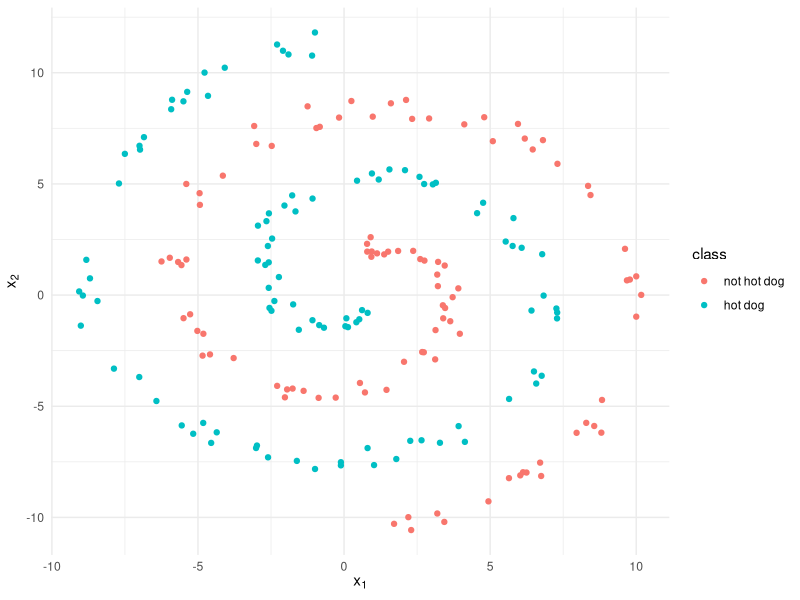
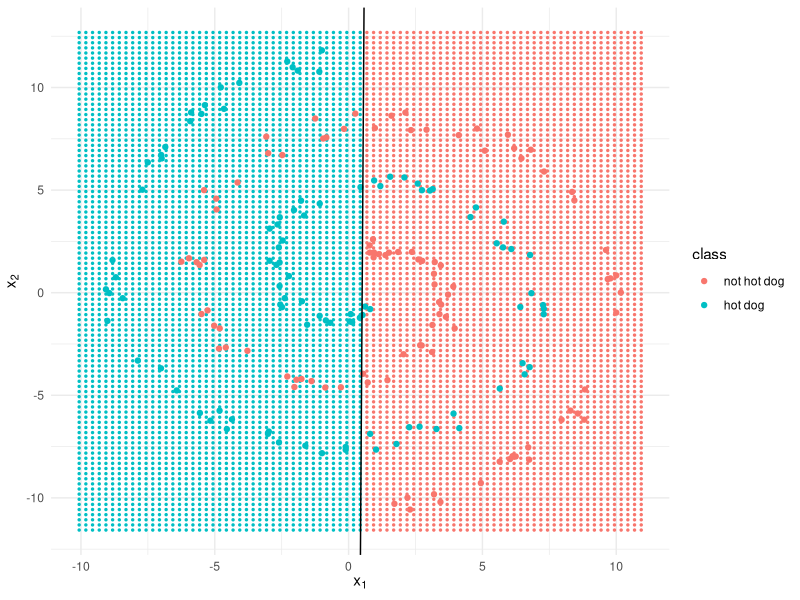
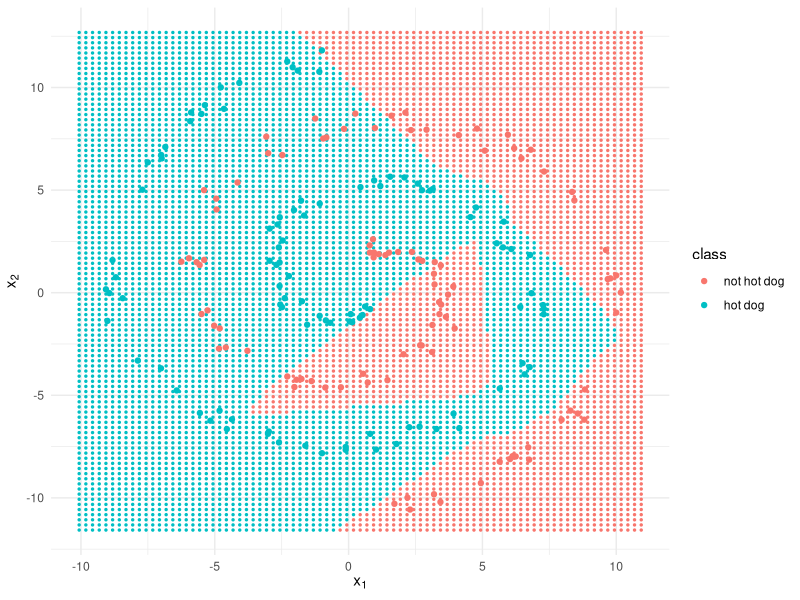
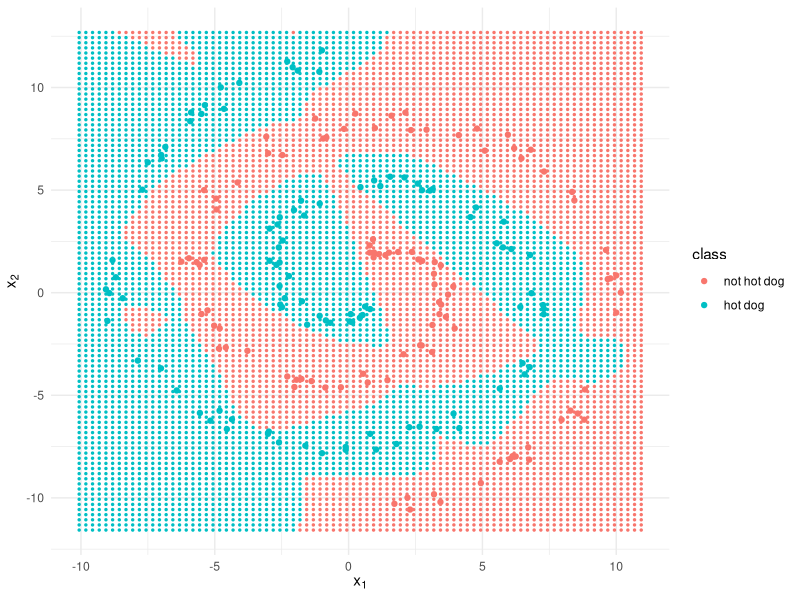
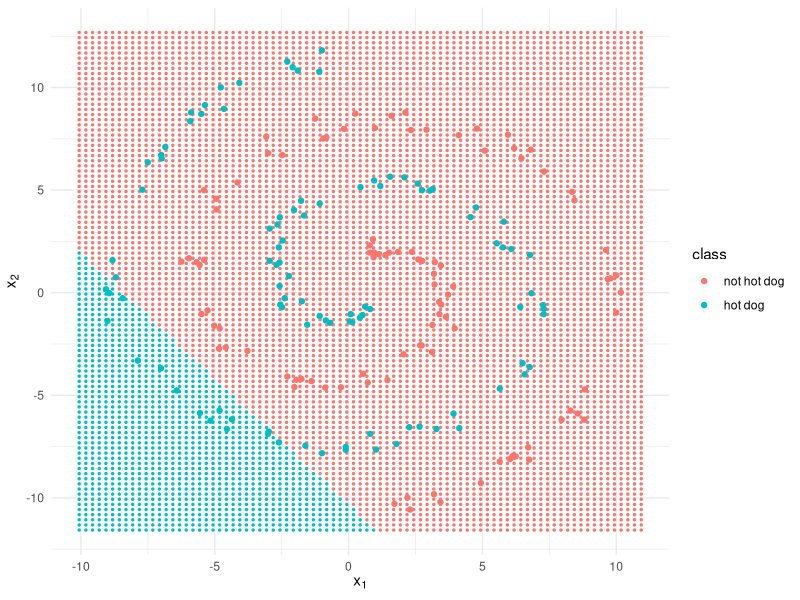

These charts were generated, in order, by the following R code:
## ---- chunk 1
knitr::opts_chunk$set(echo = TRUE)
library(ggplot2)
theme_set(theme_minimal())
## ---- chunk 2
two_spirals <- function(N = 200,
                        radians = 3*pi,
                        theta0 = pi/2,
                        labels = 0:1) {
  N1 <- floor(N / 2)
  N2 <- N - N1
  
  theta <- theta0 + runif(N1) * radians
  spiral1 <- cbind(-theta * cos(theta) + runif(N1),
                   theta * sin(theta) + runif(N1))
  spiral2 <- cbind(theta * cos(theta) + runif(N2),
                   -theta * sin(theta) + runif(N2))
  
  points <- rbind(spiral1, spiral2)
  classes <- c(rep(0, N1), rep(1, N2))
  
  data.frame(x1 = points[, 1],
             x2 = points[, 2],
             class = factor(classes, labels = labels))
}
set.seed(42)
hotdogs <- two_spirals(labels = c('not hot dog', 'hot dog'))
## ---- chunk 3
knitr::kable(hotdogs[sample(nrow(hotdogs), 5), ], 
             row.names = FALSE, digits = 2)
## ---- chunk 4
ggplot(hotdogs) +
  aes(x1, x2, colour = class) +
  geom_point() +
  labs(x = expression(x[1]),
       y = expression(x[2]))
## ---- chunk 5
logreg <- 
  glm(class ~ x1 + x2, family = binomial, data = hotdogs)

correct <-
  sum((fitted(logreg) > .5) + 1 == as.integer(hotdogs$class))
## ---- chunk 6
beta <- coef(logreg)

grid <- 
  expand.grid(x1 = seq(min(hotdogs$x1) - 1,
                       max(hotdogs$x1) + 1,
                       by = .25),
              x2 = seq(min(hotdogs$x2) - 1,
                       max(hotdogs$x2) + 1,
                       by = .25))

grid$class <-
  factor((predict(logreg, newdata = grid) > 0) * 1,
         labels = c('not hot dog', 'hot dog'))

ggplot(hotdogs) + 
  aes(x1, x2, colour = class) +
  geom_point(data = grid, size = .5) +
  geom_point() +
  labs(x = expression(x[1]), y = expression(x[2])) +
  geom_abline(intercept = -beta[1]/beta[3],
              slope = -beta[2]/beta[3])
## ---- chunk 7
relu <- function(a) { pmax(0, a) }
## ---- chunk 8
sigmoid <- function(x) {1 / (1 + exp(-x))}
## ---- chunk 9
feedforward <- 
  function(x, w1, w2) {
    z1 <- cbind(1, x) %*% w1
    h <- sigmoid(z1)
    z2 <- cbind(1, h) %*% w2
    list(output = relu(z2), h = h)
  }
## ---- chunk 10
backpropagate <- 
  function(x, y, y_hat, w1, w2, h, learn_rate) {
    dw2 <- t(cbind(1, h)) %*% (y_hat - y)
    dh  <- (y_hat - y) %*% t(w2[-1, , drop = FALSE])
    dw1 <- t(cbind(1, x)) %*% (h * (1 - h) * dh)
    
    w1 <- w1 - learn_rate * dw1
    w2 <- w2 - learn_rate * dw2
    
    list(w1 = w1, w2 = w2)
  }
## ---- chunk 11
train <- function(x, y, hidden = 5, learn_rate = 1e-2, iterations = 1e4) {
  d <- ncol(x) + 1
  w1 <- matrix(rnorm(d * hidden), d, hidden)
  w2 <- as.matrix(rnorm(hidden + 1))
  for (i in 1:iterations) {
    ff <- feedforward(x, w1, w2)
    bp <- backpropagate(x, y,
                        y_hat = ff$output,
                        w1, w2,
                        h = ff$h,
                        learn_rate = learn_rate)
    w1 <- bp$w1; w2 <- bp$w2
  }
  list(output = ff$output, w1 = w1, w2 = w2)
}
## ---- chunk 12
x <- data.matrix(hotdogs[, c('x1', 'x2')])
y <- hotdogs$class == 'hot dog'
nnet5 <- train(x, 
               y, 
               hidden = 5,
               iterations = 1e5)
## ---- chunk 13
mean((nnet5$output > .5) == y)
## ---- chunk 14
ff_grid <- feedforward(x = data.matrix(grid[, c('x1', 'x2')]),
                       w1 = nnet5$w1,
                       w2 = nnet5$w2)
grid$class <- factor((ff_grid$output > .5) * 1,
                     labels = levels(hotdogs$class))
## ---- chunk 15
ggplot(hotdogs) +
  aes(x1, x2, colour = class) +
  geom_point(data = grid, size = .5) +
  geom_point() +
  labs(x = expression(x[1]), y = expression(x[2]))
## ---- chunk 16
nnet30 <- 
  train(x, 
        y, 
        hidden = 30, 
        iterations = 1e5)
## ---- chunk 17
ff_grid <- 
  feedforward(x = data.matrix(grid[, c('x1', 'x2')]),
              w1 = nnet30$w1,
              w2 = nnet30$w2)

grid$class <- factor((ff_grid$output > .5) * 1,
                     labels = levels(hotdogs$class))

ggplot(hotdogs) +
  aes(x1, x2, colour = class) +
  geom_point(data = grid, size = .5) +
  geom_point() +
  labs(x = expression(x[1]), y = expression(x[2]))
## ---- chunk 18
nnet1 <-
  train(x,
        y, 
        hidden = 1,
        iterations = 1e5)
## ---- chunk 19
ff_grid <- 
  feedforward(x = data.matrix(grid[, c('x1', 'x2')]),
                       w1 = nnet1$w1,
                       w2 = nnet1$w2)

grid$class <- factor((ff_grid$output > .5) * 1,
                     labels = levels(hotdogs$class))

ggplot(hotdogs) + 
  aes(x1, x2, colour = class) +
  geom_point(data = grid, size = .5) +
  geom_point() +
  labs(x = expression(x[1]), y = expression(x[2]))
